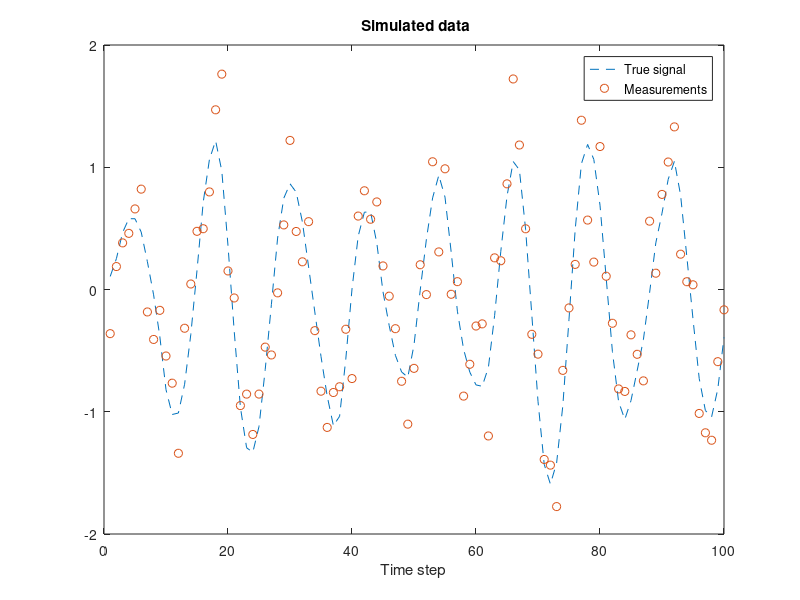
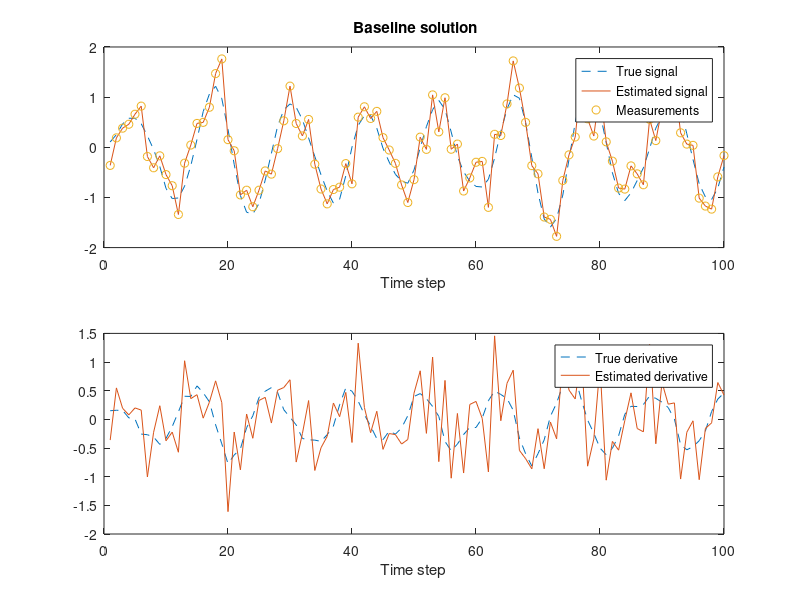

Write MATLAB code to recreate these figures, in order. (Note: this script raises an error after producing the figures.)
%%%%%%%%%%%%%%%%%%%%%%%%%%%%%%%%%%%%%%%%%%%%%%%%%%%%%%%%%%%%%%%%%
%
% ELEC-E8105 - Non-linear filtering and parameter estimation
%
% This software is distributed under the GNU General Public 
% Licence (version 2 or later); please refer to the file 
% Licence.txt, included with the software, for details.
%
%%%%%%%%%%%%%%%%%%%%%%%%%%%%%%%%%%%%%%%%%%%%%%%%%%%%%%%%%%%%%%%%%

%% Generate data

  % Lock random seed
  rng(123,'twister');

  gauss_rnd = @(m,S) m + chol(S)'*randn(size(m));
  rmse = @(x,y) sqrt(mean((x(:)-y(:)).^2));

  % Define parameters
  steps = 100;  % Number of time steps
  w     = 0.5;  % Angular velocity
  q     = 0.01; % Process noise spectral density
  r     = 0.1;  % Measurement noise variance
  C = [1 0];
  % This is the transition matrix
  A = [cos(w)    sin(w)/w; 
       -w*sin(w) cos(w)];

  % This is the process noise covariance
  Q = [0.5*q*(w-cos(w)*sin(w))/w^3 0.5*q*sin(w)^2/w^2;
       0.5*q*sin(w)^2/w^2          0.5*q*(w+cos(w)*sin(w))/w];

  % This is the true initial value
  x0 = [0;0.1]; 

  % Simulate data
  X = zeros(2,steps);  % The true signal
  Y = zeros(1,steps);  % Measurements
  T = 1:steps;         % Time
  x = x0;
  for k=1:steps
    x = gauss_rnd(A*x,Q);
    y = gauss_rnd(x(1),r);
    X(:,k) = x;
    Y(:,k) = y;
  end

  % Visualize
  figure; clf;
    plot(T,X(1,:),'--',T,Y,'o');
    legend('True signal','Measurements');
    xlabel('Time step'); title('\bf Simulated data')
    
  % Report and pause
  fprintf('This is the simulated data. Press enter.\n');
  pause;

  
%% Baseline solution

  % Baseline solution. The estimates
  % of x_k are stored as columns of
  % the matrix EST1.
  
  % Calculate baseline estimate
  m1 = [0;1];  % Initialize first step with a guess
  EST1 = zeros(2,steps);
  for k=1:steps
    m1(2) = Y(k)-m1(1);
    m1(1) = Y(k);
    EST1(:,k) = m1;
  end

  % Visualize results
  figure; clf;
  
  % Plot the signal and its estimate
  subplot(2,1,1);
    plot(T,X(1,:),'--',T,EST1(1,:),'-',T,Y,'o');
    legend('True signal','Estimated signal','Measurements');
    xlabel('Time step'); title('\bf Baseline solution')
  
  % Plot the derivative and its estimate
  subplot(2,1,2);
    plot(T,X(2,:),'--',T,EST1(2,:),'-');
    legend('True derivative','Estimated derivative');
    xlabel('Time step')

  % Compute error
  err1 = rmse(X,EST1)
  
  % Report and pause
  fprintf('This is the base line estimate. Press enter.\n');
  pause
  
  
%% Kalman filter
  
  % Kalman filter solution. The estimates
  % of x_k are stored as columns of
  % the matrix EST2.

  m2 = [0;1];  % Initialize first step
  P2 = eye(2); % Some uncertanty in covariance  
  EST2 = zeros(2,steps); % Allocate space for results

 
  % Run Kalman filter
  for k=1:steps
    % Replace these with the Kalman filter equations
    %m2 = m2;
    [m2,P2] = kf_predict(m2,P2,A,Q);
    [m2,P2] = kf_update(m2,P2,Y(:,k),C,r);
    %warning('You should add the Kalman filtering equations.')
    
    % Store the results
    EST2(:,k) = m2;
  end

  % Visualize results
  figure; clf
  
  % Plot the signal and its estimate
  subplot(2,1,1);
    plot(T,X(1,:),'--',T,EST2(1,:),'-',T,Y,'o');
    legend('True signal','Estimated signal','Measurements');
    xlabel('Time step'); title('\bf Kalman filter')
  
  % Plot the derivative and its estimate
  subplot(2,1,2);
    plot(T,X(2,:),'--',T,EST2(2,:),'-');
    legend('True derivative','Estimated derivative');
    xlabel('Time step')

  % Compute error
  err2 = rmse(X,EST2)

  % Report and pause
  fprintf('This will be the KF estimate. Press enter.\n');
  pause;


%% Stationary Kalman filter solution

  % The estimates of x_k are stored as columns of
  % the matrix EST3.

  m3 = [0;1];  % Initialize first step
  P3 = eye(2); % Some uncertanty in covariance  
  %P_bar = A*P3*A'+Q;
  P_bar = A*P3*A'+Q- A*P_bar*C'*inv(C*P_bar*C'+r)*C*P_bar*A';
  K = P_bar*C'*inv(C*P_bar*C'+r);
  %K  = [0;0];  % Store the stationary gain here  
  EST3 = zeros(2,steps); % Allocate space for results

  for k=1:steps
    % Replace these with the stationary Kalman filter equations
    m3 = ((A-(K*C*A))*m3) + (K*Y(:,k));
%    warning('You should add the Kalman filtering equations.')
    
    % Store the results
    EST3(:,k) = m3;
  end

  % Visualize results
  figure; clf
  
  % Plot the signal and its estimate
  subplot(2,1,1);
    plot(T,X(1,:),'--',T,EST3(1,:),'-',T,Y,'o');
    legend('True signal','Estimated signal','Measurements');
    xlabel('Time step'); ; title('\bf Stationary Kalman filter')
  
  % Plot the derivative and its estimate
  subplot(2,1,2);
    plot(T,X(2,:),'--',T,EST3(2,:),'-');
    legend('True derivative','Estimated derivative');
    xlabel('Time step')
 
  % Compute error
  err3 = rmse(X,EST3)

  % Report and pause
  fprintf('This will be the SKF estimate. Press enter.\n');


  
  %%
figure;clf;
plot(T,EST1(1,:),'--',T,EST2(1,:),'-',T,EST3(1,:),'o');
    legend('Baseline','Kalman filter signal','Stationary kalman filter');
    xlabel('Time step'); ; title('\bf Estimations')